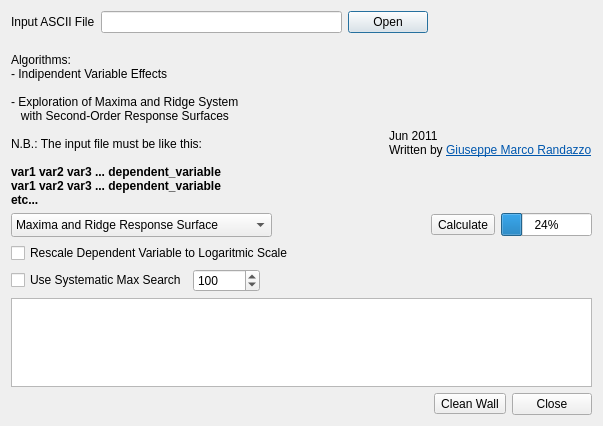
<?xml version="1.0" encoding="UTF-8"?>
<ui version="4.0">
 <class>QYates</class>
 <widget class="QWidget" name="QYates">
  <property name="windowModality">
   <enum>Qt::NonModal</enum>
  </property>
  <property name="geometry">
   <rect>
    <x>0</x>
    <y>0</y>
    <width>603</width>
    <height>426</height>
   </rect>
  </property>
  <property name="minimumSize">
   <size>
    <width>603</width>
    <height>426</height>
   </size>
  </property>
  <property name="maximumSize">
   <size>
    <width>1280</width>
    <height>1280</height>
   </size>
  </property>
  <property name="windowTitle">
   <string>QYates</string>
  </property>
  <property name="windowIcon">
   <iconset resource="icons.qrc">
    <normaloff>:/qyates.png</normaloff>:/qyates.png</iconset>
  </property>
  <layout class="QGridLayout" name="gridLayout_7">
   <item row="0" column="0">
    <layout class="QGridLayout" name="gridLayout">
     <item row="0" column="0">
      <widget class="QLabel" name="label">
       <property name="text">
        <string>Input ASCII File</string>
       </property>
      </widget>
     </item>
     <item row="0" column="1">
      <widget class="QLineEdit" name="filecontrol">
       <property name="sizePolicy">
        <sizepolicy hsizetype="Expanding" vsizetype="Fixed">
         <horstretch>0</horstretch>
         <verstretch>0</verstretch>
        </sizepolicy>
       </property>
      </widget>
     </item>
     <item row="0" column="2">
      <widget class="QDialogButtonBox" name="buttonBox_2">
       <property name="sizePolicy">
        <sizepolicy hsizetype="Fixed" vsizetype="Fixed">
         <horstretch>0</horstretch>
         <verstretch>0</verstretch>
        </sizepolicy>
       </property>
       <property name="standardButtons">
        <set>QDialogButtonBox::Open</set>
       </property>
      </widget>
     </item>
    </layout>
   </item>
   <item row="1" column="0" colspan="2">
    <layout class="QGridLayout" name="gridLayout_4">
     <item row="0" column="0">
      <widget class="QLabel" name="label_2">
       <property name="sizePolicy">
        <sizepolicy hsizetype="Fixed" vsizetype="Fixed">
         <horstretch>0</horstretch>
         <verstretch>0</verstretch>
        </sizepolicy>
       </property>
       <property name="text">
        <string>&lt;!DOCTYPE HTML PUBLIC &quot;-//W3C//DTD HTML 4.0//EN&quot; &quot;http://www.w3.org/TR/REC-html40/strict.dtd&quot;&gt;
&lt;html&gt;&lt;head&gt;&lt;meta name=&quot;qrichtext&quot; content=&quot;1&quot; /&gt;&lt;style type=&quot;text/css&quot;&gt;
p, li { white-space: pre-wrap; }
&lt;/style&gt;&lt;/head&gt;&lt;body style=&quot; font-family:'Sans Serif'; font-size:9pt; font-weight:400; font-style:normal;&quot;&gt;
&lt;p style=&quot;-qt-paragraph-type:empty; margin-top:0px; margin-bottom:0px; margin-left:0px; margin-right:0px; -qt-block-indent:0; text-indent:0px;&quot;&gt;&lt;/p&gt;
&lt;p style=&quot; margin-top:0px; margin-bottom:0px; margin-left:0px; margin-right:0px; -qt-block-indent:0; text-indent:0px;&quot;&gt;Algorithms:&lt;/p&gt;
&lt;p style=&quot; margin-top:0px; margin-bottom:0px; margin-left:0px; margin-right:0px; -qt-block-indent:0; text-indent:0px;&quot;&gt;- Indipendent Variable Effects &lt;/p&gt;
&lt;p style=&quot;-qt-paragraph-type:empty; margin-top:0px; margin-bottom:0px; margin-left:0px; margin-right:0px; -qt-block-indent:0; text-indent:0px;&quot;&gt;&lt;/p&gt;
&lt;p style=&quot; margin-top:0px; margin-bottom:0px; margin-left:0px; margin-right:0px; -qt-block-indent:0; text-indent:0px;&quot;&gt;&lt;span style=&quot; font-family:'arial,sans-serif'; color:#000000;&quot;&gt;- Exploration of Maxima and Ridge System &lt;/span&gt;&lt;/p&gt;
&lt;p style=&quot; margin-top:0px; margin-bottom:0px; margin-left:0px; margin-right:0px; -qt-block-indent:0; text-indent:0px;&quot;&gt;&lt;span style=&quot; font-family:'arial,sans-serif'; color:#000000;&quot;&gt;   with Second-Order Response Surfaces&lt;/span&gt;&lt;/p&gt;
&lt;p style=&quot;-qt-paragraph-type:empty; margin-top:0px; margin-bottom:0px; margin-left:0px; margin-right:0px; -qt-block-indent:0; text-indent:0px; font-family:'arial,sans-serif'; color:#000000;&quot;&gt;&lt;/p&gt;
&lt;p style=&quot; margin-top:0px; margin-bottom:0px; margin-left:0px; margin-right:0px; -qt-block-indent:0; text-indent:0px;&quot;&gt;&lt;span style=&quot; font-family:'arial,sans-serif'; color:#000000;&quot;&gt;N.B.: The input file must be like this:&lt;/span&gt;&lt;/p&gt;
&lt;p style=&quot;-qt-paragraph-type:empty; margin-top:0px; margin-bottom:0px; margin-left:0px; margin-right:0px; -qt-block-indent:0; text-indent:0px; font-family:'arial,sans-serif'; color:#000000;&quot;&gt;&lt;/p&gt;
&lt;p style=&quot; margin-top:0px; margin-bottom:0px; margin-left:0px; margin-right:0px; -qt-block-indent:0; text-indent:0px;&quot;&gt;&lt;span style=&quot; font-family:'arial,sans-serif'; font-weight:600; color:#000000;&quot;&gt;var1 var2 var3 ... dependent_variable&lt;/span&gt;&lt;/p&gt;
&lt;p style=&quot; margin-top:0px; margin-bottom:0px; margin-left:0px; margin-right:0px; -qt-block-indent:0; text-indent:0px;&quot;&gt;&lt;span style=&quot; font-family:'arial,sans-serif'; font-weight:600; color:#000000;&quot;&gt;var1 var2 var3 ... dependent_variable&lt;/span&gt;&lt;/p&gt;
&lt;p style=&quot; margin-top:0px; margin-bottom:0px; margin-left:0px; margin-right:0px; -qt-block-indent:0; text-indent:0px;&quot;&gt;&lt;span style=&quot; font-family:'arial,sans-serif'; font-weight:600; color:#000000;&quot;&gt;etc...&lt;/span&gt;&lt;/p&gt;&lt;/body&gt;&lt;/html&gt;</string>
       </property>
      </widget>
     </item>
     <item row="0" column="1">
      <spacer name="horizontalSpacer_2">
       <property name="orientation">
        <enum>Qt::Horizontal</enum>
       </property>
       <property name="sizeHint" stdset="0">
        <size>
         <width>40</width>
         <height>20</height>
        </size>
       </property>
      </spacer>
     </item>
     <item row="0" column="2">
      <layout class="QGridLayout" name="gridLayout_3">
       <item row="0" column="0">
        <widget class="QLabel" name="label_3">
         <property name="sizePolicy">
          <sizepolicy hsizetype="Fixed" vsizetype="Fixed">
           <horstretch>0</horstretch>
           <verstretch>0</verstretch>
          </sizepolicy>
         </property>
         <property name="text">
          <string>&lt;!DOCTYPE HTML PUBLIC &quot;-//W3C//DTD HTML 4.0//EN&quot; &quot;http://www.w3.org/TR/REC-html40/strict.dtd&quot;&gt;
&lt;html&gt;&lt;head&gt;&lt;meta name=&quot;qrichtext&quot; content=&quot;1&quot; /&gt;&lt;style type=&quot;text/css&quot;&gt;
p, li { white-space: pre-wrap; }
&lt;/style&gt;&lt;/head&gt;&lt;body style=&quot; font-family:'Sans Serif'; font-size:9pt; font-weight:400; font-style:normal;&quot;&gt;
&lt;p style=&quot; margin-top:0px; margin-bottom:0px; margin-left:0px; margin-right:0px; -qt-block-indent:0; text-indent:0px;&quot;&gt;&lt;img src=&quot;:/QYatesLogo.png&quot; /&gt;&lt;/p&gt;&lt;/body&gt;&lt;/html&gt;</string>
         </property>
        </widget>
       </item>
       <item row="1" column="0">
        <widget class="QLabel" name="label_4">
         <property name="sizePolicy">
          <sizepolicy hsizetype="Fixed" vsizetype="Fixed">
           <horstretch>0</horstretch>
           <verstretch>0</verstretch>
          </sizepolicy>
         </property>
         <property name="text">
          <string>&lt;!DOCTYPE HTML PUBLIC &quot;-//W3C//DTD HTML 4.0//EN&quot; &quot;http://www.w3.org/TR/REC-html40/strict.dtd&quot;&gt;
&lt;html&gt;&lt;head&gt;&lt;meta name=&quot;qrichtext&quot; content=&quot;1&quot; /&gt;&lt;style type=&quot;text/css&quot;&gt;
p, li { white-space: pre-wrap; }
&lt;/style&gt;&lt;/head&gt;&lt;body style=&quot; font-family:'Sans Serif'; font-size:9pt; font-weight:400; font-style:normal;&quot;&gt;
&lt;p style=&quot; margin-top:0px; margin-bottom:0px; margin-left:0px; margin-right:0px; -qt-block-indent:0; text-indent:0px;&quot;&gt;Jun 2011&lt;/p&gt;
&lt;p style=&quot; margin-top:0px; margin-bottom:0px; margin-left:0px; margin-right:0px; -qt-block-indent:0; text-indent:0px;&quot;&gt;Written by &lt;a href=&quot;mailto:gmrandazzo@gmail.com, marco@chemiome.chm.unipg.it&quot;&gt;&lt;span style=&quot; text-decoration: underline; color:#0057ae;&quot;&gt;Giuseppe Marco Randazzo&lt;/span&gt;&lt;/a&gt;&lt;/p&gt;
&lt;p style=&quot;-qt-paragraph-type:empty; margin-top:0px; margin-bottom:0px; margin-left:0px; margin-right:0px; -qt-block-indent:0; text-indent:0px; text-decoration: underline; color:#0057ae;&quot;&gt;&lt;/p&gt;&lt;/body&gt;&lt;/html&gt;</string>
         </property>
         <property name="openExternalLinks">
          <bool>true</bool>
         </property>
        </widget>
       </item>
      </layout>
     </item>
    </layout>
   </item>
   <item row="2" column="0" colspan="2">
    <layout class="QGridLayout" name="gridLayout_6">
     <item row="1" column="0" colspan="3">
      <widget class="QCheckBox" name="dipvar_log10">
       <property name="text">
        <string>Rescale Dependent Variable to Logaritmic Scale</string>
       </property>
      </widget>
     </item>
     <item row="2" column="2">
      <spacer name="horizontalSpacer_4">
       <property name="orientation">
        <enum>Qt::Horizontal</enum>
       </property>
       <property name="sizeHint" stdset="0">
        <size>
         <width>40</width>
         <height>20</height>
        </size>
       </property>
      </spacer>
     </item>
     <item row="2" column="0">
      <widget class="QCheckBox" name="systematicMaxSearch">
       <property name="text">
        <string>Use Systematic Max Search</string>
       </property>
       <property name="checked">
        <bool>false</bool>
       </property>
      </widget>
     </item>
     <item row="0" column="0" colspan="3">
      <layout class="QGridLayout" name="gridLayout_2">
       <item row="0" column="1">
        <spacer name="horizontalSpacer">
         <property name="orientation">
          <enum>Qt::Horizontal</enum>
         </property>
         <property name="sizeHint" stdset="0">
          <size>
           <width>40</width>
           <height>20</height>
          </size>
         </property>
        </spacer>
       </item>
       <item row="0" column="3">
        <widget class="QProgressBar" name="progressBar">
         <property name="sizePolicy">
          <sizepolicy hsizetype="Minimum" vsizetype="Fixed">
           <horstretch>0</horstretch>
           <verstretch>0</verstretch>
          </sizepolicy>
         </property>
         <property name="minimumSize">
          <size>
           <width>80</width>
           <height>20</height>
          </size>
         </property>
         <property name="maximumSize">
          <size>
           <width>95</width>
           <height>23</height>
          </size>
         </property>
         <property name="value">
          <number>24</number>
         </property>
        </widget>
       </item>
       <item row="0" column="0">
        <widget class="QComboBox" name="comboBox">
         <property name="minimumSize">
          <size>
           <width>261</width>
           <height>24</height>
          </size>
         </property>
         <item>
          <property name="text">
           <string>Maxima and Ridge Response Surface</string>
          </property>
         </item>
         <item>
          <property name="text">
           <string>Indipendent Variable Effect</string>
          </property>
         </item>
        </widget>
       </item>
       <item row="0" column="2">
        <widget class="QToolButton" name="calculate">
         <property name="text">
          <string>Calculate</string>
         </property>
         <property name="icon">
          <iconset resource="icons.qrc">
           <normaloff>:/calculate.png</normaloff>:/calculate.png</iconset>
         </property>
         <property name="toolButtonStyle">
          <enum>Qt::ToolButtonTextBesideIcon</enum>
         </property>
        </widget>
       </item>
      </layout>
     </item>
     <item row="2" column="1">
      <widget class="QSpinBox" name="stepBox">
       <property name="wrapping">
        <bool>false</bool>
       </property>
       <property name="minimum">
        <number>2</number>
       </property>
       <property name="maximum">
        <number>100000</number>
       </property>
       <property name="value">
        <number>100</number>
       </property>
      </widget>
     </item>
    </layout>
   </item>
   <item row="3" column="0" colspan="2">
    <widget class="QTextEdit" name="log_results">
     <property name="autoFormatting">
      <set>QTextEdit::AutoNone</set>
     </property>
     <property name="readOnly">
      <bool>true</bool>
     </property>
    </widget>
   </item>
   <item row="4" column="0">
    <spacer name="horizontalSpacer_3">
     <property name="orientation">
      <enum>Qt::Horizontal</enum>
     </property>
     <property name="sizeHint" stdset="0">
      <size>
       <width>399</width>
       <height>20</height>
      </size>
     </property>
    </spacer>
   </item>
   <item row="4" column="1">
    <layout class="QGridLayout" name="gridLayout_5">
     <item row="0" column="0">
      <widget class="QToolButton" name="cleanWall">
       <property name="sizePolicy">
        <sizepolicy hsizetype="Fixed" vsizetype="Fixed">
         <horstretch>0</horstretch>
         <verstretch>0</verstretch>
        </sizepolicy>
       </property>
       <property name="text">
        <string>Clean Wall</string>
       </property>
       <property name="icon">
        <iconset resource="icons.qrc">
         <normaloff>:/cleanwall.png</normaloff>:/cleanwall.png</iconset>
       </property>
       <property name="toolButtonStyle">
        <enum>Qt::ToolButtonTextBesideIcon</enum>
       </property>
      </widget>
     </item>
     <item row="0" column="1">
      <widget class="QDialogButtonBox" name="buttonBox">
       <property name="sizePolicy">
        <sizepolicy hsizetype="Fixed" vsizetype="Fixed">
         <horstretch>0</horstretch>
         <verstretch>0</verstretch>
        </sizepolicy>
       </property>
       <property name="standardButtons">
        <set>QDialogButtonBox::Close</set>
       </property>
      </widget>
     </item>
    </layout>
   </item>
  </layout>
 </widget>
 <resources>
  <include location="icons.qrc"/>
 </resources>
 <connections/>
</ui>
